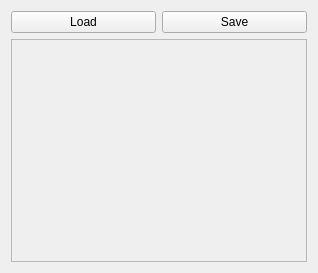
<?xml version="1.0" encoding="UTF-8"?>
<ui version="4.0">
 <class>guiDlg</class>
 <widget class="QWidget" name="guiDlg">
  <property name="geometry">
   <rect>
    <x>0</x>
    <y>0</y>
    <width>318</width>
    <height>273</height>
   </rect>
  </property>
  <property name="windowTitle">
   <string>chocachoca</string>
  </property>
  <layout class="QVBoxLayout" name="verticalLayout_2">
   <item>
    <layout class="QVBoxLayout" name="verticalLayout">
     <item>
      <layout class="QHBoxLayout" name="horizontalLayout">
       <item>
        <widget class="QPushButton" name="buttonRead">
         <property name="text">
          <string>Load</string>
         </property>
        </widget>
       </item>
       <item>
        <widget class="QPushButton" name="buttonSave">
         <property name="text">
          <string>Save</string>
         </property>
        </widget>
       </item>
      </layout>
     </item>
     <item>
      <widget class="QScrollArea" name="scrollArea">
       <property name="widgetResizable">
        <bool>true</bool>
       </property>
       <widget class="QWidget" name="scrollAreaWidgetContents">
        <property name="geometry">
         <rect>
          <x>0</x>
          <y>0</y>
          <width>296</width>
          <height>216</height>
         </rect>
        </property>
       </widget>
      </widget>
     </item>
    </layout>
   </item>
  </layout>
 </widget>
 <resources/>
 <connections/>
</ui>
